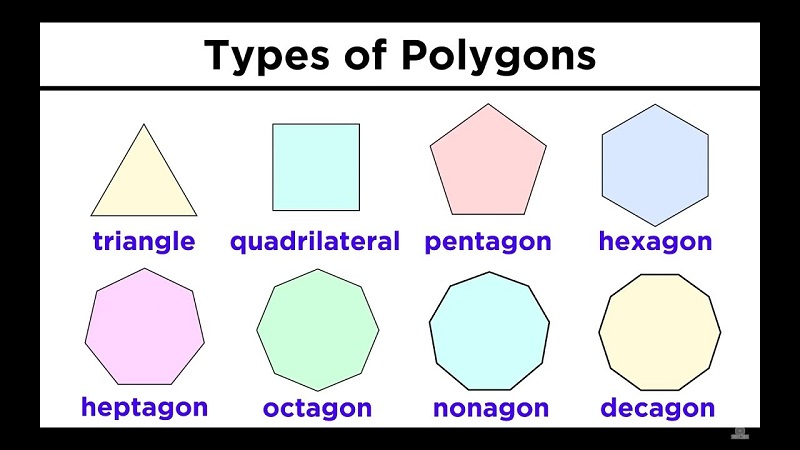
#> input picture polygon.jpg, 800 x 450 px
$ jupyter execute 'Image pre-processing part-6.ipynb'
#> lines starting #> are read from the running program, lines starting #| are printed output that depends on the picture; after the words box and inside, x2 and y2 are one past the last pixel; in counts of white or black regions, pixels touching at a corner belong together
[cell 1]
import cv2
import numpy as np
import matplotlib.pyplot as plt

[cell 2]
img = cv2.imread('polygon.jpg')
#> img is the input picture: shape (450, 800, 3); mean B, G, R 192.8, 189.5, 189
gray = cv2.cvtColor(img,cv2.COLOR_BGR2GRAY)
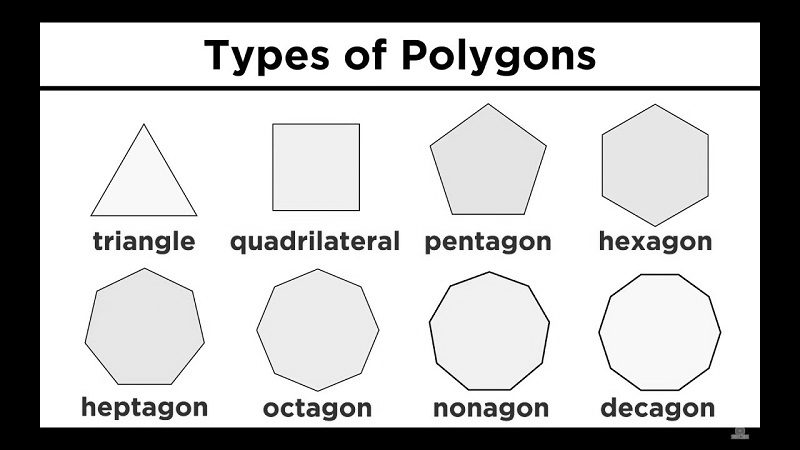
#> gray: shape (450, 800); min 0, max 255, mean 189.7
gray = np.float32(gray)
dst = cv2.cornerHarris(gray,3,5,0.001)
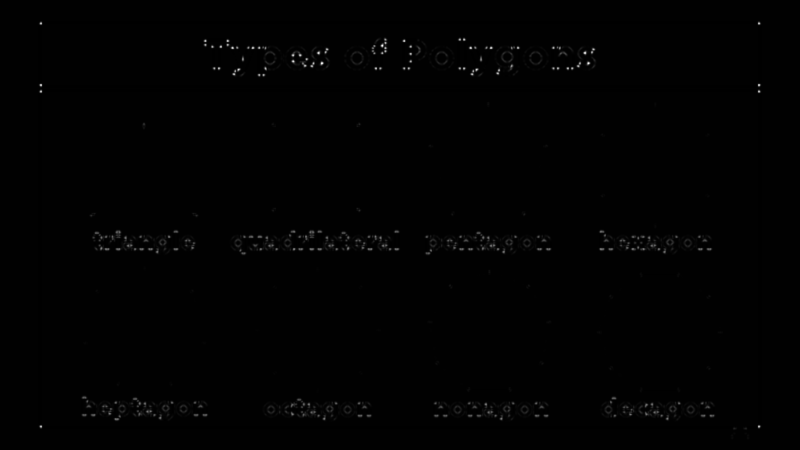
#> dst: shape (450, 800) float32; min -169599840, max 3.35e+10, mean 115649488; drawn with min black and max white

# Threshold for an optimal value, it may vary depending on the image.
img[dst>0.01*dst.max()]=[255,0,0]
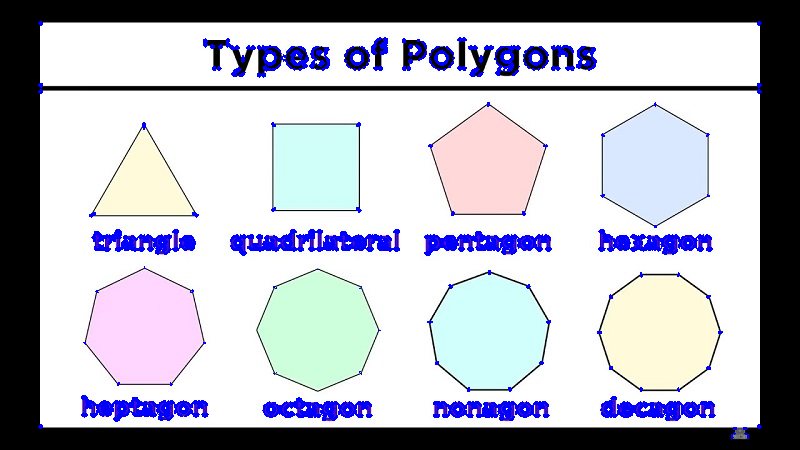
#> img: shape (450, 800, 3); 4.3% of pixels changed, all inside (x1, y1, x2, y2) = (38, 21, 762, 439)

plt.figure(figsize=(15,8))
plt.imshow(img)

[cell 3]
img = cv2.imread('zebra.jpg',0)
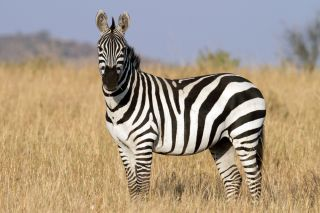
#> input picture zebra.jpg, 320 x 213 px
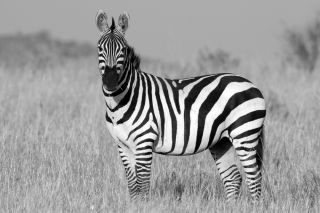
#> img: shape (213, 320); min 0, max 255, mean 154.7

# Create ORB detector
orb = cv2.ORB_create()

# find the keypoints with ORB
kp = orb.detect(img,None)
#> kp = 459 keypoints; strongest (x, y, size): (229, 134, 31), (229, 133, 37.2), (112, 108, 31), (150, 128, 44.6)

# compute the descriptors with ORB
kp, des = orb.compute(img, kp)

# draw only keypoints location,not size and orientation
img_new = cv2.drawKeypoints(img,kp,des,color=(0,255,0), flags=0)
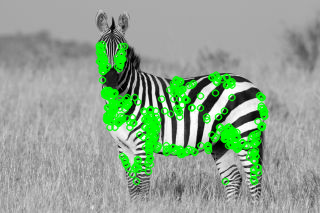
#> img_new: shape (213, 320, 3); mean of channels 0, 1, 2 144.7, 164.2, 144.7; drawn as B, G, R
plt.figure(figsize=(15,8))
plt.imshow(img_new)
